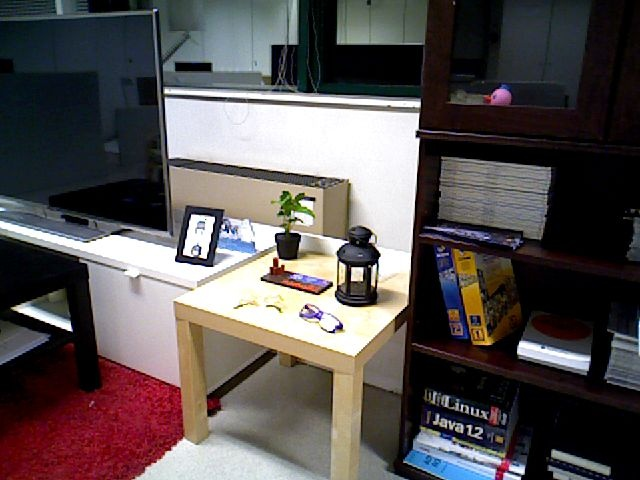
#> input picture mAP/input/images-optional/2007_000027.jpg, 640 x 480 px, found by its file name
$ python draw_text_in_image.py
#> lines starting #> are read from the running program, lines starting #| are printed output that depends on the picture; after the words box and inside, x2 and y2 are one past the last pixel; in counts of white or black regions, pixels touching at a corner belong together
import cv2

"""
 Draws text in image
 img : cv2.imread
 text : "Image: " + ground_truth_img[0] + " "
 pos : (margin, v_pos)
 color : (255,255,255)
 line_width : int
"""


def draw_text_in_image(img, text: str, pos: tuple, color: tuple, line_width):
    font = cv2.FONT_HERSHEY_PLAIN
    fontScale = 1
    lineType = 1
    bottomLeftCornerOfText = pos
    cv2.putText(img, text,
                bottomLeftCornerOfText,
                font,
                fontScale,
                color,
                lineType)
    text_width, _ = cv2.getTextSize(text, font, fontScale, lineType)[0]
    return img, (line_width + text_width)

if __name__ == '__main__':
    img = cv2.imread("/Users/jonghwanpark/PycharmProjects/mAP/mAP/input/images-optional/2007_000027.jpg")
#> img is the input picture: shape (480, 640, 3); mean B, G, R 82.2, 82.3, 88.6
    text = "Image: " + '2007_000027.jpg' + " "
    pos = (10,100)
    color = (255,255,255)
    line_width = 0

    print(draw_text_in_image(img,text,pos,color,line_width))
#> in draw_text_in_image, `cv2.putText(img, text, bottomLeftCornerOfText, font, fontScale, color,..`:
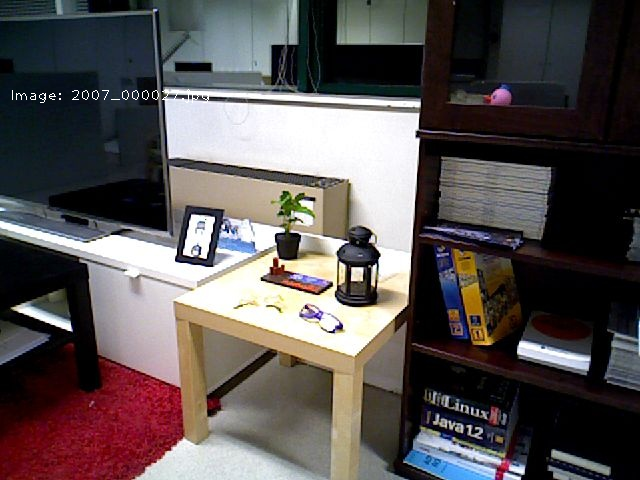
#> img: shape (480, 640, 3); 0.13% of pixels changed, all inside (x1, y1, x2, y2) = (12, 89, 209, 103)
#> (printed output is left out)

$ run again, with mAP/input/images-optional/2007_000032.jpg copied over mAP/input/images-optional/2007_000027.jpg
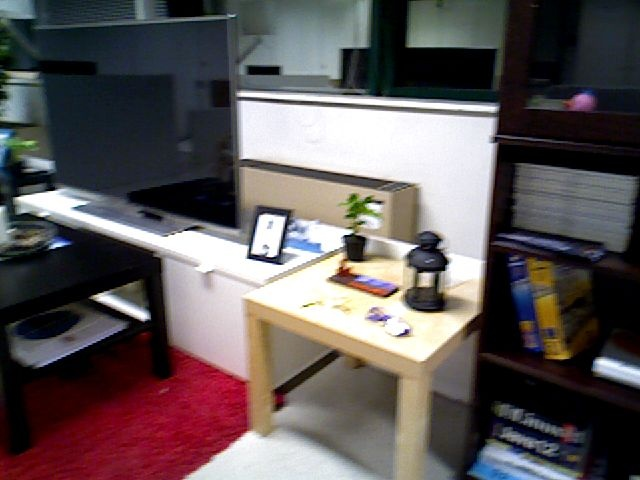
#> input picture mAP/input/images-optional/2007_000032.jpg, 640 x 480 px, found by its file name
#> img is the input picture: shape (480, 640, 3); mean B, G, R 88.3, 87.3, 95.1
#> in draw_text_in_image, `cv2.putText(img, text, bottomLeftCornerOfText, font, fontScale, color,..`:
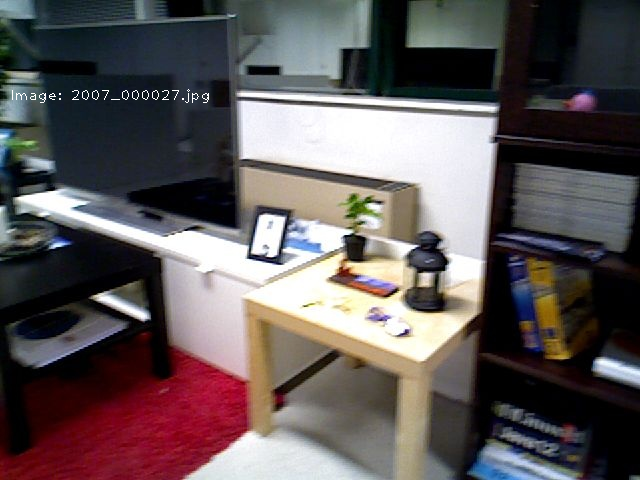
#> img: shape (480, 640, 3); 0.13% of pixels changed, all inside (x1, y1, x2, y2) = (12, 89, 209, 103)
#> (printed output is left out)
